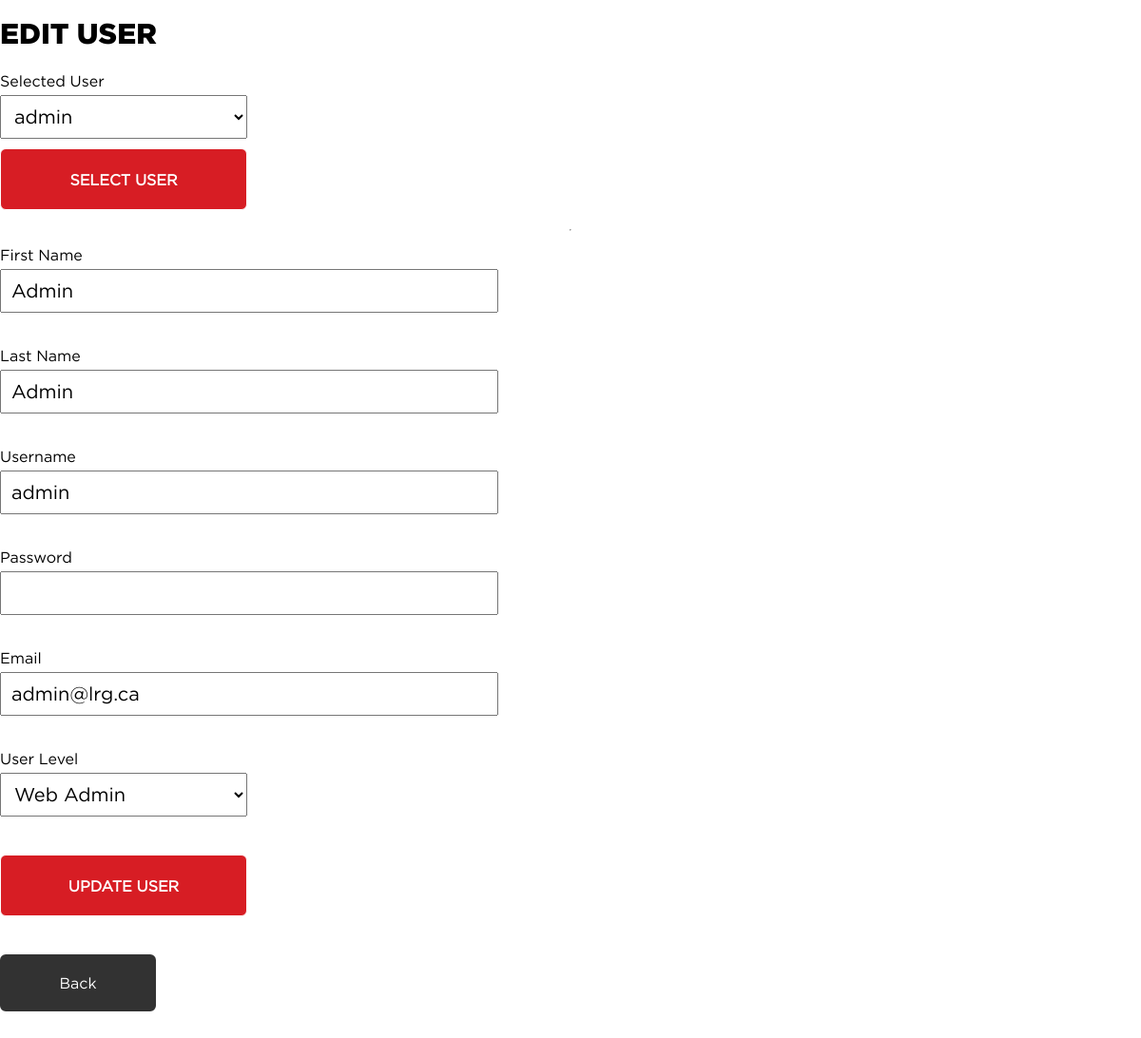
/admin/admin_edituser.php (signed in), run on the app's committed database.
### tables this page shows
CREATE TABLE `tbl_user` (
  `user_id` mediumint(8) UNSIGNED NOT NULL,
  `user_fname` varchar(30) NOT NULL,
  `user_lname` varchar(30) NOT NULL,
  `user_name` varchar(30) NOT NULL,
  `user_pass` varchar(100) NOT NULL,
  `user_email` varchar(50) NOT NULL,
  `user_date` timestamp NOT NULL DEFAULT current_timestamp(),
  `user_ip` varchar(50) NOT NULL DEFAULT 'no',
  `user_level` varchar(2) NOT NULL DEFAULT '0'
);

### admin/scripts/user.php (called while the page is built, shortened)
<?php
function getUserLevelMap()
{
    return array(
        '0' => 'Web Editor',
        '1' => 'Web Admin',
    );
}
function getSingleUser($id)
{
    $pdo = Database::getInstance()->getConnection();
    $get_user_query = 'SELECT * FROM tbl_user WHERE user_id = :id';
    $get_user_set   = $pdo->prepare($get_user_query);
    $results        = $get_user_set->execute(
        array(
            ':id' => $id,
        )
    );
    if ($results && $get_user_set->rowCount()) {
        return $get_user_set;
    } else {
        return false;
    }
}
function  getAllUsers(){
    $pdo = Database::getInstance()->getConnection();
    $get_user_query = 'SELECT * FROM tbl_user';
    $users = $pdo->query($get_user_query);
    if($users){
        return $users;
    }else{
        return false;
    }
}
function isCurrentUserAdminAbove()
{
    return !empty($_SESSION['user_level']);
}

### admin/admin_edituser.php (the view, shortened to what this page needs)
<?php
$all_users = getAllUsers();
$id           = $_SESSION['user_id'];
$current_user = getSingleUser($id);
?>
<?php include  './admin_head.php';?>
<body class="admin">
    <h2 class="loginTitle">Edit User</h2>
    <?php if (isCurrentUserAdminAbove()): ?>
        <form class="adminform" action="admin_edituser.php" method="get">
            <label for="user_id">Selected User</label>
            <select name="user_id" id="user_id">
                <?php foreach ($all_users as $user): ?>
                    <option value="<?php echo $user["user_id"] ?>" <?php echo $user["user_id"] === $id ?"selected":"" ?>>
                        <?php echo $user["user_name"] ?>
                    </option>
                <?php endforeach ?>
            </select>
            <button type="submit" name="submit">Select User</button>
        </form>
        <hr>
    <?php endif;?>
    <?php if (!empty($current_user)): ?>
    <form class="adminform" action="admin_edituser.php" method="post">
        <?php while ($user_info = $current_user->fetch(PDO::FETCH_ASSOC)): ?>
            <label for="first_name">First Name</label>
            <input id="first_name" type="text" name="fname" value="<?php echo $user_info['user_fname']; ?>"><br>
            <label for="last_name">Last Name</label>
            <input id="last_name" type="text" name="lname" value="<?php echo $user_info['user_lname']; ?>"><br>
            <label for="username">Username</label>
            <input id="username" type="text" name="username" value="<?php echo $user_info['user_name']; ?>"><br>
            <label for="password">Password</label>
            <input id="password" type="text" name="password" value=""><br>
            <label for="email">Email</label>
            <input id="email" type="email" name="email" value="<?php echo $user_info['user_email']; ?>"><br>
            <?php if (isCurrentUserAdminAbove()): ?>
                <label for="user_level">User Level</label>
                <select id="user_level" name="user_level">
                    <?php $user_level_map = getUserLevelMap();
                foreach ($user_level_map as $val => $label): ?>
                    <option value="<?php echo $val; ?>" <?php echo ((int) $user_info['user_level'] === $val) ? 'selected' : ''; ?>><?php echo $label; ?>
                    </option>
                    <?php endforeach;?>
                </select><br>
            <?php endif;?>
            <button type="submit" name="submit">Update User</button>
        <?php endwhile;?>
    </form>
    <?php endif;?>
    <a class="back" href="index.php">Back</a>
</body>
</html>

### css/main.css (style rules this page uses)
html,body,div,span,applet,object,iframe,h1,h2,h3,h4,h5,h6,p,blockquote,pre,a,abbr,acronym,address,big,cite,code,del,dfn,em,img,ins,kbd,q,s,samp,small,strike,strong,sub,sup,tt,var,b,u,i,center,dl,dt,dd,ol,ul,li,fieldset,form,label,legend,table,caption,tbody,tfoot,thead,tr,th,td,article,aside,canvas,details,embed,figure,figcaption,footer,header,hgroup,menu,nav,output,ruby,section,summary,time,mark,audio,video { margin:0;padding:0;border:0;font-size:100%;font:inherit;vertical-align:baseline }
body { line-height:1 }
a { font-family:"Gotham-Book",Arial,Helvetica,sans-serif }
a:link,a:visited,a:active { text-decoration:none;color:inherit }
* { font-family:"Gotham-Book",Arial,Helvetica,sans-serif;font-size:20px }
html { scroll-behavior:smooth }
body::after { position:absolute;width:0;height:0;overflow:hidden;z-index:-1;background:url(./images/jumpbuttons/ACTIVE_CITYOFLONDON.svg) url(./images/jumpbuttons/ACTIVE_MINORHOCKEY.svg) url(./images/jumpbuttons/ACTIVE_RECHOCKEY.svg) url(./images/jumpbuttons/ACTIVE_SEASONS.svg) url(./images/jumpbuttons/ACTIVE_SLEDGEHOCKEY.svg) url(./images/jumpbuttons/ACTIVE_TOURNAMENTS.svg) url(./images/jumpbuttons/CITYOFLONDON.svg) url(./images/jumpbuttons/MINORHOCKEY.svg) url(./images/jumpbuttons/RECHOCKEY.svg) url(./images/jumpbuttons/SEASONS.svg) url(./images/jumpbuttons/SLEDGEHOCKEY.svg) url(./images/jumpbuttons/TOURNAMENTS.svg) }
.loginTitle { font-family:"Gotham-Black",Arial,Helvetica,sans-serif;font-size:30px;text-transform:uppercase;margin:20px 0 }
.adminform { font-family:"Gotham-Book",Arial,Helvetica,sans-serif;font-size:16px;line-height:30px;display:flex;flex-direction:column }
.adminform input { max-width:500px;padding:10px }
.admin { display:flex;flex-direction:column;height:auto;width:100%;max-width:1200px;margin:0 auto }
.admin button { margin:10px 0;cursor:pointer;display:flex;align-items:center;justify-content:center;box-sizing:border-box;background-color:#d71d24;color:#fff !important;text-transform:uppercase;border:1px solid #fff;padding:15px;border-radius:6px;font-weight:bold;width:260px;height:65px;font-size:1rem }
.admin .back { cursor:pointer;background-color:#323232;width:100px;padding:20px 30px !important;border-radius:6px;margin:30px 0;color:#fff;text-align:center;border:2px solid #323232 }
select { width:260px;padding:10px }

### data on the page
tbl_user: fname "Admin", lname "Admin", username "admin", email "admin@lrg.ca", user_level "Web Admin"

### other printed values
form field user_id "admin"
